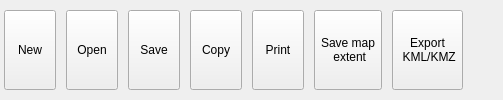
          <widget class="QWidget" name="mMyMapsTab">
           <attribute name="title">
            <string>My maps</string>
           </attribute>
           <layout class="QGridLayout" name="gridLayout_2">
            <property name="leftMargin">
             <number>4</number>
            </property>
            <property name="topMargin">
             <number>10</number>
            </property>
            <property name="rightMargin">
             <number>0</number>
            </property>
            <property name="bottomMargin">
             <number>10</number>
            </property>
            <property name="horizontalSpacing">
             <number>10</number>
            </property>
            <property name="verticalSpacing">
             <number>0</number>
            </property>
            <item row="0" column="8">
             <spacer name="horizontalSpacer">
              <property name="orientation">
               <enum>Qt::Horizontal</enum>
              </property>
              <property name="sizeHint" stdset="0">
               <size>
                <width>40</width>
                <height>20</height>
               </size>
              </property>
             </spacer>
            </item>
            <item row="0" column="1">
             <widget class="QgsKadasRibbonButton" name="mOpenButton">
              <property name="sizePolicy">
               <sizepolicy hsizetype="MinimumExpanding" vsizetype="Fixed">
                <horstretch>0</horstretch>
                <verstretch>0</verstretch>
               </sizepolicy>
              </property>
              <property name="minimumSize">
               <size>
                <width>52</width>
                <height>80</height>
               </size>
              </property>
              <property name="maximumSize">
               <size>
                <width>114</width>
                <height>80</height>
               </size>
              </property>
              <property name="text">
               <string>Open</string>
              </property>
              <property name="iconSize">
               <size>
                <width>32</width>
                <height>32</height>
               </size>
              </property>
             </widget>
            </item>
            <item row="0" column="5">
             <widget class="QgsKadasRibbonButton" name="mSaveMapExtentButton">
              <property name="sizePolicy">
               <sizepolicy hsizetype="MinimumExpanding" vsizetype="Fixed">
                <horstretch>0</horstretch>
                <verstretch>0</verstretch>
               </sizepolicy>
              </property>
              <property name="minimumSize">
               <size>
                <width>52</width>
                <height>80</height>
               </size>
              </property>
              <property name="maximumSize">
               <size>
                <width>114</width>
                <height>80</height>
               </size>
              </property>
              <property name="text">
               <string>Save map
 extent</string>
              </property>
              <property name="iconSize">
               <size>
                <width>32</width>
                <height>32</height>
               </size>
              </property>
             </widget>
            </item>
            <item row="0" column="2">
             <widget class="QgsKadasRibbonButton" name="mSaveButton">
              <property name="sizePolicy">
               <sizepolicy hsizetype="MinimumExpanding" vsizetype="Fixed">
                <horstretch>0</horstretch>
                <verstretch>0</verstretch>
               </sizepolicy>
              </property>
              <property name="minimumSize">
               <size>
                <width>52</width>
                <height>80</height>
               </size>
              </property>
              <property name="maximumSize">
               <size>
                <width>114</width>
                <height>80</height>
               </size>
              </property>
              <property name="text">
               <string>Save</string>
              </property>
              <property name="iconSize">
               <size>
                <width>32</width>
                <height>32</height>
               </size>
              </property>
             </widget>
            </item>
            <item row="0" column="4">
             <widget class="QgsKadasRibbonButton" name="mPrintButton">
              <property name="sizePolicy">
               <sizepolicy hsizetype="MinimumExpanding" vsizetype="Fixed">
                <horstretch>0</horstretch>
                <verstretch>0</verstretch>
               </sizepolicy>
              </property>
              <property name="minimumSize">
               <size>
                <width>52</width>
                <height>80</height>
               </size>
              </property>
              <property name="maximumSize">
               <size>
                <width>114</width>
                <height>80</height>
               </size>
              </property>
              <property name="text">
               <string>Print</string>
              </property>
              <property name="iconSize">
               <size>
                <width>32</width>
                <height>32</height>
               </size>
              </property>
             </widget>
            </item>
            <item row="0" column="6">
             <widget class="QgsKadasRibbonButton" name="mExportKMLButton">
              <property name="sizePolicy">
               <sizepolicy hsizetype="MinimumExpanding" vsizetype="Fixed">
                <horstretch>0</horstretch>
                <verstretch>0</verstretch>
               </sizepolicy>
              </property>
              <property name="minimumSize">
               <size>
                <width>52</width>
                <height>80</height>
               </size>
              </property>
              <property name="maximumSize">
               <size>
                <width>114</width>
                <height>80</height>
               </size>
              </property>
              <property name="text">
               <string>Export
 KML/KMZ</string>
              </property>
              <property name="iconSize">
               <size>
                <width>32</width>
                <height>32</height>
               </size>
              </property>
             </widget>
            </item>
            <item row="0" column="0">
             <widget class="QgsKadasRibbonButton" name="mNewButton">
              <property name="sizePolicy">
               <sizepolicy hsizetype="MinimumExpanding" vsizetype="Fixed">
                <horstretch>0</horstretch>
                <verstretch>0</verstretch>
               </sizepolicy>
              </property>
              <property name="minimumSize">
               <size>
                <width>52</width>
                <height>80</height>
               </size>
              </property>
              <property name="maximumSize">
               <size>
                <width>114</width>
                <height>80</height>
               </size>
              </property>
              <property name="text">
               <string>New</string>
              </property>
              <property name="iconSize">
               <size>
                <width>32</width>
                <height>32</height>
               </size>
              </property>
             </widget>
            </item>
            <item row="0" column="3">
             <widget class="QgsKadasRibbonButton" name="mCopyButton">
              <property name="sizePolicy">
               <sizepolicy hsizetype="MinimumExpanding" vsizetype="Fixed">
                <horstretch>0</horstretch>
                <verstretch>0</verstretch>
               </sizepolicy>
              </property>
              <property name="minimumSize">
               <size>
                <width>52</width>
                <height>80</height>
               </size>
              </property>
              <property name="maximumSize">
               <size>
                <width>114</width>
                <height>80</height>
               </size>
              </property>
              <property name="text">
               <string>Copy</string>
              </property>
              <property name="iconSize">
               <size>
                <width>32</width>
                <height>32</height>
               </size>
              </property>
             </widget>
            </item>
           </layout>
           <zorder>mSaveButton</zorder>
           <zorder>mOpenButton</zorder>
           <zorder>mCopyButton</zorder>
           <zorder>mPrintButton</zorder>
           <zorder>horizontalSpacer</zorder>
           <zorder>mNewButton</zorder>
           <zorder>mSaveMapExtentButton</zorder>
           <zorder>mExportKMLButton</zorder>
          </widget>
